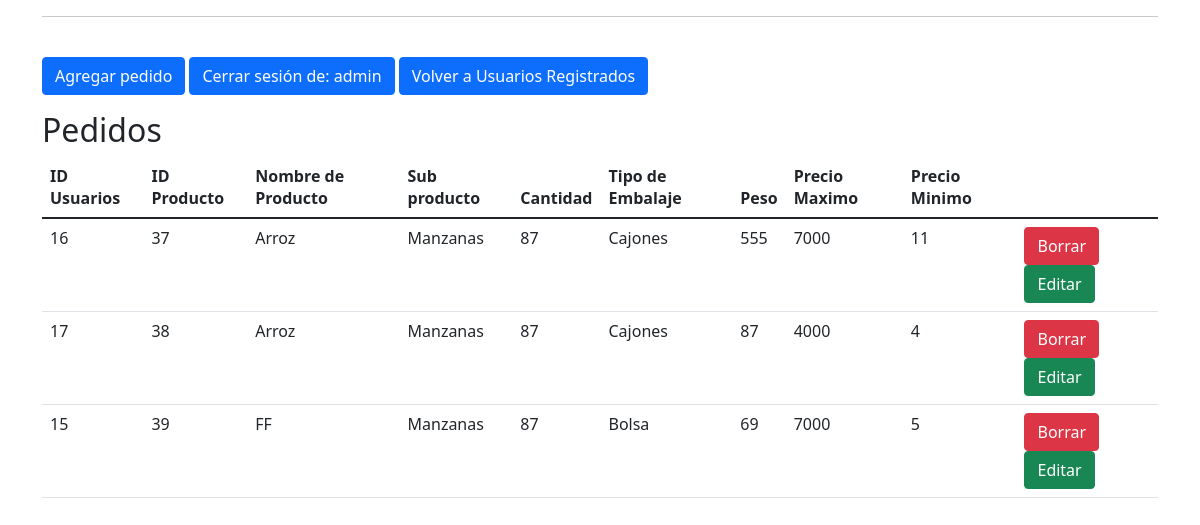
Screenshot of /inicio_crud.php (signed in) with the database file from the repository.
### tables this page shows
CREATE TABLE `productos` (
  `id_producto` int(10) NOT NULL,
  `id_usuario` int(11) NOT NULL,
  `producto_nombre` varchar(20) DEFAULT NULL,
  `sub_producto` varchar(20) DEFAULT NULL,
  `cantidad` int(10) DEFAULT NULL,
  `tipo` varchar(10) DEFAULT NULL,
  `peso` decimal(65,0) DEFAULT NULL,
  `precio_max` float DEFAULT NULL,
  `precio_min` float DEFAULT NULL
);

### funciones.php (called while the page is built, shortened)
<?php
function escapar($html){
    return htmlspecialchars($html, ENT_QUOTES | ENT_SUBSTITUTE, "UTF-8");
}

### inicio_crud.php (the view, shortened to what this page needs)
<?php
include 'funciones.php';
$error = false;
$config = include 'config.php';
try {
    $dsn ='mysql:host=' .  $config['db']['host'] . ';dbname=' . $config ['db']['name'];
    $conexion = new PDO($dsn, $config ['db']['user'], $config['db']['pass'], $config ['db']['options']);
    if($_SESSION['nivel']==1){
        $consultaSQL = "SELECT * FROM productos WHERE id_usuario=" . $_SESSION['id_usuario'];
    }else{
        $consultaSQL = "SELECT * FROM productos";
    }
    $sentencia = $conexion->prepare($consultaSQL);
    $sentencia->execute();
    $productos = $sentencia->fetchAll();
} catch (PDOException $error){
    $error = $error->getMessage();
}
    $titulo = isset($_POST['nombre_puestero']) ? 'Pedidos (' . $_POST['nombre_puestero'] . ')' : 'Pedidos';
?>
<?php include "templates/header.php"; ?>
<div class="container">
    <div class="row">
        <div class="col-md-12">
            <hr>
            <a href="crear.php" class="btn btn-primary mt-4">Agregar pedido</a>
            <a href="logout.php" class="btn btn-primary mt-4">Cerrar sesión de: <?php echo $_SESSION['nombre'] ?></a>
            <?php if($_SESSION['nivel']==2){?>
                <a href="usuarios_registrados.php" class="btn btn-primary mt-4">Volver a Usuarios Registrados</a>
            <?php
            }
            ?>
        </div>
    </div>
</div>
<div class="container">
    <div class="row">
        <div class="col-md-12">
            <h2 class="mt-3"><?=$titulo ?></h2>
            <table class="table">
                <thead>
                    <tr>
                        <th>ID Usuarios</th>
                        <th>ID Producto</th>
                        <th>Nombre de Producto</th>
                        <th>Sub producto</th>
                        <th>Cantidad</th>
                        <th>Tipo de Embalaje</th>
                        <th>Peso</th>
                        <th>Precio Maximo</th>
                        <th>Precio Minimo</th>
                    </tr>
                </thead>
                <tbody>
                    <?php
                    if ($productos && $sentencia ->rowCount() > 0){
                        foreach ($productos as $fila) {
                            ?>
                            <tr>
                                <td><?php echo escapar ($fila['id_usuario']); ?></td>
                                <td><?php echo escapar ($fila['id_producto']); ?></td>
                                <td><?php echo escapar ($fila['producto_nombre']); ?></td>
                                <td><?php echo escapar ($fila['sub_producto']); ?></td>
                                <td><?php echo escapar ($fila['cantidad']); ?></td>
                                <td><?php echo escapar ($fila['tipo']); ?></td>
                                <td><?php echo escapar ($fila['peso']); ?></td>
                                <td><?php echo escapar ($fila['precio_max']); ?></td>
                                <td><?php echo escapar ($fila['precio_min']); ?></td>
                                <td>
                                    <?php if($_SESSION['nivel']==2){?>
                                        <a href="<?= 'borrar.php?id=' . escapar ($fila['id_producto']) ?>" class="btn btn-danger" onclick="return confirm('¿Realmente quiere eliminar?')">Borrar</a>
                                        <a href="<?= 'editar.php?id=' . escapar($fila['id_producto']) ?>" class="btn btn-success">Editar</a>
                                </td>
                            </tr>
                            <?php
                    }
                }
            }
                    ?>
                </tbody>
            </table>
        </div>
    </div>
</div>
<?php include "templates/footer.php"; ?>

### rows the page displays
productos: id_usuario "16", id_producto "37", producto_nombre "Arroz", sub_producto "Manzanas", cantidad "87", tipo "Cajones", peso "555", precio_max "7000", precio_min "11"
productos: id_usuario "17", id_producto "38", producto_nombre "Arroz", sub_producto "Manzanas", cantidad "87", tipo "Cajones", peso "87", precio_max "4000", precio_min "4"
productos: id_usuario "15", id_producto "39", producto_nombre "FF", sub_producto "Manzanas", cantidad "87", tipo "Bolsa", peso "69", precio_max "7000", precio_min "5"

### other values shown
$_SESSION['nombre'] "admin"
$titulo "Pedidos"
